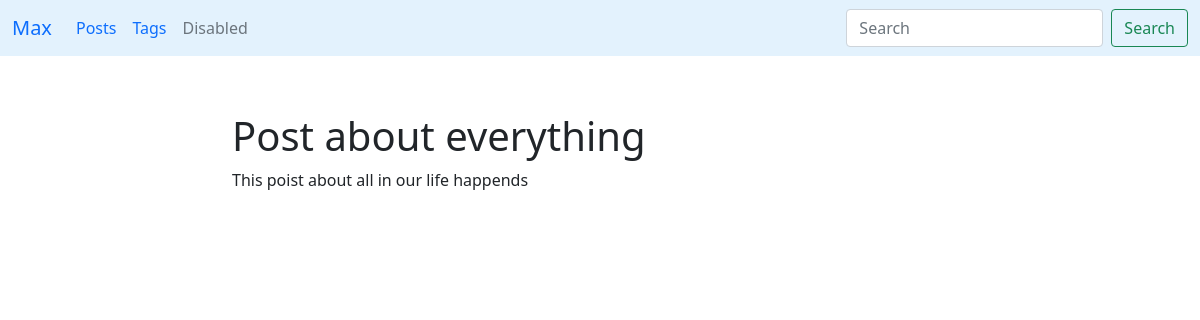
Screenshot of /post/about/ with the database file from the repository.
### main/models.py (models this page shows, shortened)
class Post(models.Model):
    title = models.CharField(max_length=150, db_index=True)
    slug = models.SlugField(max_length=50, unique=True, blank=True)
    tags = models.ManyToManyField('Tag', blank=True, related_name='posts')
    body = models.TextField(max_length=800, blank=True, db_index=True)
    data_pub = models.DateTimeField(auto_now_add=True)
    class Meta:
        ordering = ['-data_pub']

### main/views.py (the view)
# urls.py: path('post/<str:slug>/', PostDetail.as_view(), name='post_detail_url'),
class PostDetail(ObjectDetailMixin, View):
    model = Post
    template = 'main/post_detail.html'

### main/utils.py (called while the page is built)
    def get(self, request, slug):
        obj = get_object_or_404(self.model, slug__iexact=slug)
        return render(request, self.template, context={self.model.__name__.lower(): obj, 'admin_obj': obj, 'detail': True})

### main/templates/main/post_detail.html
{% extends 'main/index.html' %}
{% block content %}
    <h1 class="mt-5">
        {{ post.title }}
    </h1>
    <p>
        {{ post.body }}
    </p>
{% endblock %}

### rows the page displays
Post: title "Post about everything", body "This poist about all in our life happends"
